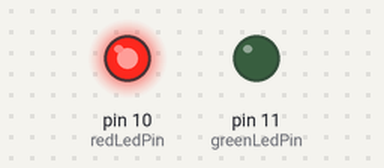
Bench run of a sketch on a simulated Arduino Uno, built with avr-gcc and run on an emulated ATmega328P. On the bench: output pins drawn as LEDs (lit = HIGH).

Above: at 0.05 s.
At 1.4 s:
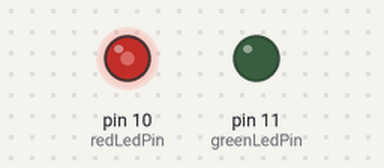
At 2.75 s:
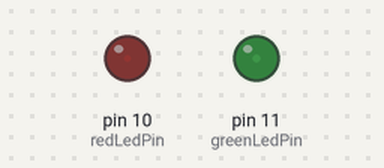
At 5.1 s:
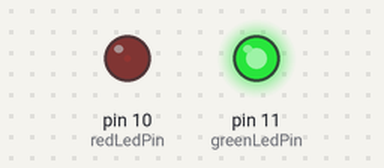
Timing chart, 0 to 6.7 s (numbered marks = the images above):
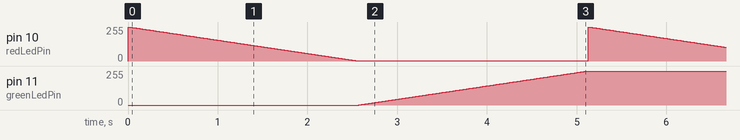

Measured:
- by itself, pin 10 (redLedPin): ramps from 255/255 to 1/255 and jumps back, once every 5.1 s
- by itself, pin 11 (greenLedPin): ramps from 0/255 to 255/255 and jumps back, once every 5.1 s

The sketch:

PortfolioAssignment04.ino
```cpp
int redLedPin = 10;
int greenLedPin = 11;

void setup() {
  pinMode(redLedPin, OUTPUT);
  pinMode(greenLedPin, OUTPUT);
}

void loop() {
  for (int brightness=256; brightness >0; brightness--){
    analogWrite(redLedPin, brightness);
    delay(10);
  }
  for (int brightness=0; brightness <256; brightness++){
    analogWrite(greenLedPin, brightness);
    delay(10);
  }
}
```
